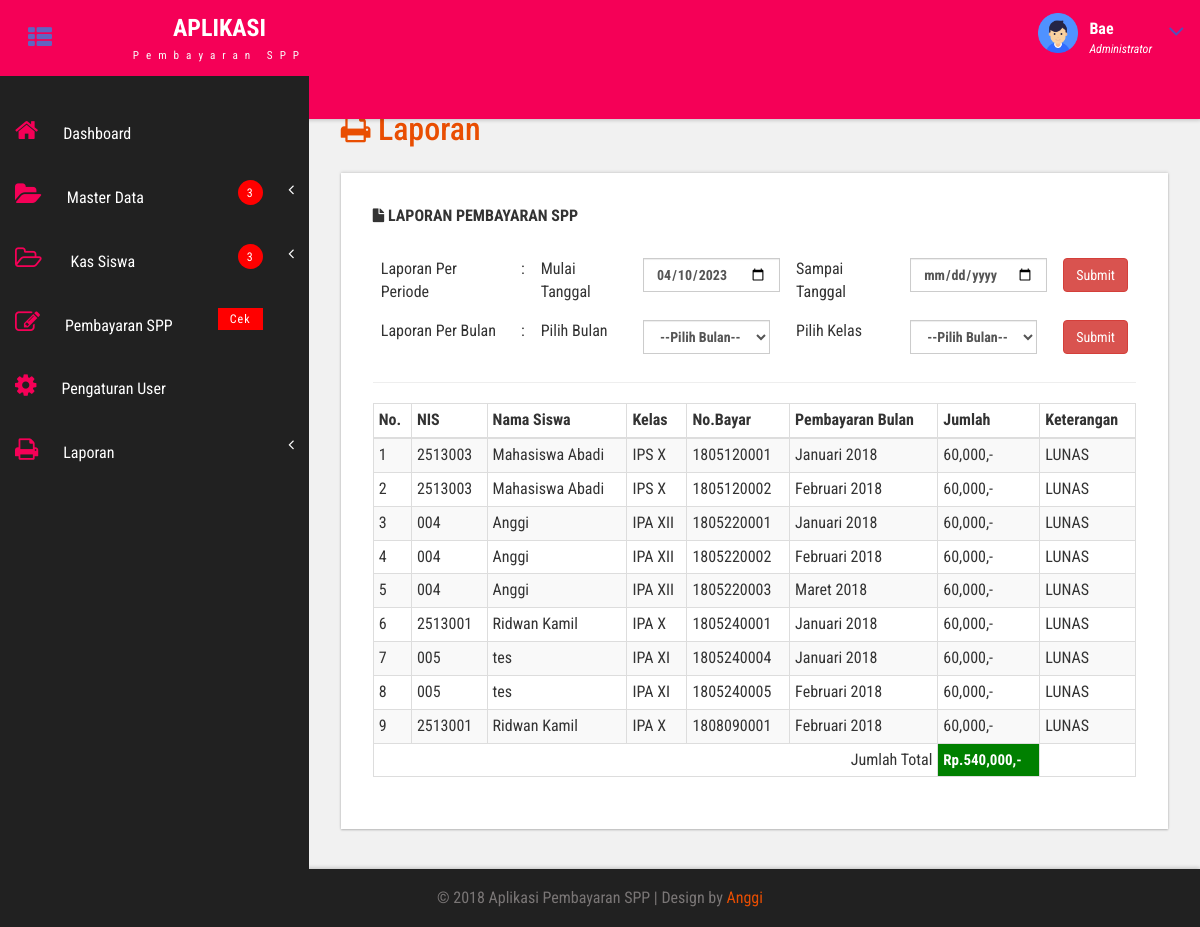
/l_pembayaran.php (signed in), run on the app's committed database.
### tables this page shows
CREATE TABLE `spp` (
  `idspp` int(100) NOT NULL,
  `idsiswa` int(10) DEFAULT NULL,
  `jatuhtempo` date DEFAULT NULL,
  `bulan` varchar(20) DEFAULT NULL,
  `nobayar` varchar(10) DEFAULT NULL,
  `tglbayar` date DEFAULT NULL,
  `jumlah` int(20) DEFAULT NULL,
  `ket` varchar(20) DEFAULT NULL,
  `idadmin` int(5) DEFAULT NULL
);

CREATE TABLE `siswa` (
  `idsiswa` int(10) NOT NULL,
  `nis` varchar(10) DEFAULT NULL,
  `namasiswa` varchar(40) DEFAULT NULL,
  `kelas` varchar(10) DEFAULT NULL,
  `tahunajaran` varchar(10) DEFAULT NULL,
  `biaya` int(20) DEFAULT NULL,
  `foto` varchar(100) NOT NULL
);

### l_pembayaran.php (the view, shortened to what this page needs)
<?php include 'header.php'; ?>
<div id="page-wrapper">
			<div class="main-page">
				<h3 class="title1"> <span class="fa fa-print"></span> Laporan</h3>
				<div class="blank-page widget-shadow scroll" id="style-2 div1">
						<strong><span class="fa fa-file"></span> LAPORAN PEMBAYARAN SPP</strong> <br> <br>
			<table class="table">
  <tr>
    <td>Laporan Per Periode </td>
    <td>:</td>
    <td>Mulai Tanggal </td>
    <td>
      <form id="form1" method="GET" action="pembayaran.php">
      <label>
        <input type="date" class="form-control" name="tgl1" value="<?php echo date ('Y-m-d') ?>" />
        </label>
    </td>
    <td>Sampai Tanggal </td>
    <td>
      <label>
        <input type="date" class="form-control" name="tgl2" value="<?php echo date('Y-m-d'); ?> "/>
        </label>
      </td>
    <td>
      <label>
        <input type="submit" name="Submit" value="Submit" class="btn btn-danger" />
        </label>
    </td>
  </tr>
  <tr>
    <td>Laporan Per Bulan </td>
    <td>:</td>
    <td>Pilih Bulan </td>
    <td><form id="form3" name="form3" method="post" action="">
      <label>
        <select name="select" class="form-control">
        	<option value="">--Pilih Bulan--</option>}
        </select>
        </label>
    </form>    </td>
    <td>Pilih Kelas </td>
    <td><form id="form4" name="form4" method="post" action="">
      <label>
        <select name="select2" class="form-control">
        	<option value="">--Pilih Bulan--</option>}
        </select>
        </label>
    </form>    </td>
    <td><form id="form6" name="form6" method="post" action="">
      <label>
        <input type="submit" name="Submit2" value="Submit" class="btn btn-danger" />
        </label>
    </form>    </td>
  </tr>
</table>
<hr>
<table class="table table-striped table-condensed table-bordered table-responsive">
<thead>
	<tr>
		<th>No.</th>
		<th>NIS</th>
		<th>Nama Siswa</th>
		<th>Kelas</th>
		<th>No.Bayar</th>
		<th>Pembayaran Bulan</th>
		<th>Jumlah</th>
		<th>Keterangan</th>
	</tr>
</thead>
<tbody>
<?php
include 'koneksi.php';
$no=1;
$total=0;
$sql_Bayar = mysqli_query($konek, "SELECT spp.*,siswa.nis,siswa.namasiswa,siswa.kelas
FROM spp INNER JOIN siswa ON spp.idsiswa=siswa.idsiswa WHERE ket='LUNAS' ORDER BY nobayar ASC") or die(mysqli_error($konek)) ;
while ($d = mysqli_fetch_array($sql_Bayar)) {
?>
	<tr>
		<td><?php echo $no++; ?> </td>
		<td><?php echo $d['nis']; ?> </td>
		<td><?php echo $d['namasiswa']; ?> </td>
		<td><?php echo $d['kelas']; ?> </td>
		<td><?php echo $d['nobayar']; ?> </td>
		<td><?php echo $d['bulan']; ?> </td>
		<td>
			<?php echo number_format( $d['jumlah']).",-";?>
			</td>
		<td><?php echo $d['ket']; ?> </td>
	</tr>
	<?php
	$total +=$d['jumlah'];
	}
	 ?>
	 <tr>
	 	<td colspan="6" align="right"> Jumlah Total </td>
	 	<td style="background-color: green; color: white;>"><b style="font-size: 15px;">
	 		<?php echo "Rp.".number_format( $total).",-"; ?>
	 	</b></td>
	 	<td></td>
	 </tr>
</tbody>
</table>
</div>
</div>
</div>
<?php include 'footer.php'; ?>

### header.php (shortened to what this page needs)
<?php
include "koneksi.php";
?>
<!DOCTYPE HTML>
<html>
<head>
<link href="css/bootstrap.css" rel='stylesheet' type='text/css' />
<link href="css/style.css" rel='stylesheet' type='text/css' />
<link href="css/font-awesome.css" rel="stylesheet">
	<link rel="stylesheet" type="text/css" href="assets/DataTables/media/css/jquery.dataTables.css">
	<link rel="stylesheet" type="text/css" href="assets/DataTables/media/css/dataTables.bootstrap.css">
<link href="css/animate.css" rel="stylesheet" type="text/css" media="all">
<link href="css/custom.css" rel="stylesheet">
</head>
<body class="cbp-spmenu-push">
	<div class="main-content">
		<div class="sidebar" role="navigation">
            <div class="navbar-collapse">
				<nav class="cbp-spmenu cbp-spmenu-vertical cbp-spmenu-left" id="cbp-spmenu-s1">
					<ul class="nav" id="side-menu">
						<li>
							<a href="admin.php"><i class="fa fa-home nav_icon" style="font-size: 25px;color: #f50057;"></i>Dashboard</a>
						</li>
						<li>
							<a href="#"><i class="fa fa-folder-open nav_icon" style="font-size: 25px;color: #f50057;"></i>Master Data <span class="nav-badge" style="background-color: red;">3</span> <span class="fa arrow"></span></a>
						</li>
						<li>
							<a href="#"><i class="fa fa-folder-open-o nav_icon" style="font-size: 25px;color: #f50057;"></i> Kas Siswa <span class="nav-badge" style="background-color: red;">3</span> <span class="fa arrow"></span></a>
						</li>
						<li>
							<a href="transaksi.php"><i class="fa fa-edit nav_icon" style="font-size: 25px;color: #f50057;"></i>Pembayaran SPP <span class="nav-badge-btm" style="background-color: red;">Cek</span></a>
						</li>
						<li>
							<a href="data_admin.php"><i class="fa fa-gear nav_icon" style="font-size: 25px;color: #f50057;"></i>Pengaturan User </a>
						</li>
						<li>
							<a href="#"><i class="fa fa-print nav_icon" style="font-size: 25px;color: #f50057;"></i>Laporan <span class="fa arrow"></span></a>
						</li>
					</ul>
				</nav>
			</div>
		</div>
		<div class="sticky-header header-section" style="background-color:#f50057;">
			<div class="header-left">
				<button id="showLeftPush"><i class="fa fa-th-list"></i></button>
				<div class="logo" style="background-color: #f50057;">
					<a href="admin.php">
						<h1>APLIKASI</h1>
						<span>Pembayaran SPP</span>
					</a>
				</div>
				<div class="search-box">
					<b style="color: white;">SMAN 1 LEMBAH MELINTAG</b>
				</div>
			</div>
			<div class="header-right">
							<?php
if (@$_SESSION['login']) {
$sesi = @$_SESSION['id'];
}
$sql = mysqli_query($konek,"select * from admin where idadmin = '$sesi'") or die(mysqli_error($konek));
$data = mysqli_fetch_array($sql);
?>
				<div class="profile_details">
					<ul>
						<li class="dropdown profile_details_drop">
							<a href="#" class="dropdown-toggle" data-toggle="dropdown" aria-expanded="false">
								<div class="profile_img">
									<span class="prfil-img"> <img src="images/<?php echo $data['foto']; ?>" width="40"> </span>
									<div class="user-name">
										<p style="color: white;"><?php echo $data['namalengkap']; ?></p>
										<span style="color: white;">Administrator</span>
									</div>
									<i class="fa fa-angle-down lnr"></i>
									<div class="clearfix"></div>
								</div>
							</a>
						</li>
					</ul>
				</div>
				<div class="clearfix"> </div>
			</div>
			<div class="clearfix"> </div>
		</div>

### css/style.css (style rules this page uses)
h4, h5, h6, h1, h2, h3 { margin: 0; }
ul, ol { margin: 0; }
p { margin: 0; }
html, body { font-family: 'Roboto Condensed', sans-serif; font-size: 100%; overflow-x: hidden; background: #fff; }
body a { transition: 0.5s all ease; -webkit-transition: 0.5s all ease; -moz-transition: 0.5s all ease; -o-transition: 0.5s all ease; -ms-transition: 0.5s all ease; text-decoration:none; }
h1,h2,h3,h4,h5,h6 { margin:0; }
p { margin:0; }
ul,label { margin:0; padding:0; }
.main-content { position: relative; }
.sticky-header { position: fixed; top: 0; left:0px; width: 100%; z-index: 100; }
.header-section { background:#FFF; box-shadow: 1px 1px 4px rgba(0, 0, 0, 0.21); -webkit-box-shadow: 1px 1px 4px rgba(0, 0, 0, 0.21); -moz-box-shadow: 1px 1px 4px rgba(0, 0, 0, 0.21); -o-box-shadow: 1px 1px 4px rgba(0, 0, 0, 0.21); }
.header-section::after { clear: both; display: block; content: ''; }
.header-left { float: left; width: 45%; }
.header-right { float: right; }
button#showLeftPush { font-size: 1.5em; width: 80px; padding: 0.87em 0; text-align: center; cursor: pointer; float: left; color: #21212; -moz-transition: all 0.2s ease-out 0s; -webkit-transition: all 0.2s ease-out 0s; transition: all 0.2s ease-out 0s; border: none; background-color: #f50057 ; outline:none; }
.cbp-spmenu { position: fixed; }
.cbp-spmenu-vertical { width: 309px; height: 100%; top: 76px; z-index: 1000; background-color:#212121; padding: 2em 0; }
.cbp-spmenu-left { left: 0; }
.cbp-spmenu-push { overflow-x: hidden; position: relative; }
.cbp-spmenu, .cbp-spmenu-push { -webkit-transition: all 0.3s ease; -moz-transition: all 0.3s ease; transition: all 0.3s ease; }
.cbp-spmenu-push div#page-wrapper { margin: 0 0 0 19.3em; transition:.5s all; -webkit-transition:.5s all; -moz-transition:.5s all; }
.sidebar ul li { margin-bottom: 1em; }
.sidebar ul li a { color: #FFFFFF; font-size: 1em; }
.sidebar .arrow { float: right; }
i.nav_icon { margin-right: 1em; font-size: 1.1em; }
.fa { display: inline-block; font-family: FontAwesome; font-style: normal; font-weight: normal; line-height: 1; -webkit-font-smoothing: antialiased; -moz-osx-font-smoothing: grayscale; }
span.nav-badge { font-size: 12px; color: #FFFFFF; background: rgba(255, 255, 255, 0.32); width: 25px; height: 25px; border-radius: 68%; -webkit-border-radius: 68%; -moz-border-radius: 68%; -o-border-radius: 68%; position: absolute; top: 18%; right: 15%; line-height: 26px; letter-spacing: 1px; text-align: center; }
span.nav-badge-btm { font-size: 12px; color: #FFF; background: #F2B33F; position: absolute; top: 18%; right: 15%; line-height: 22px; letter-spacing: 1px; text-align: center; padding: 0em 1em; }
.logo { background: #7cb342; text-align: center; float: left; }
.logo a { padding: 0.9em 3.3em .7em; display: block; text-decoration: none; }
.logo a h1 { color: #fff; font-size: 1.5em; line-height: 1.2em; font-weight: 700; }
.logo a span { color: #F8F8F8; font-size: .7em; text-align: center; letter-spacing: 7px; }
.search-box { float: left; width: 34%; margin: 1.2em 0 0 3em; position: relative; z-index: 1; display: inline-block; }
.profile_details { float: right; }
.profile_details_drop a.dropdown-toggle { display:block; padding: 0.8em 3em 0 2em; }
.profile_img span.prfil-img { float:left; }
.user-name { float:left; margin-top:8px; margin-left:11px; height:35px; }
.profile_details ul li { list-style-type:none; position:relative; }
.profile_details li a i.fa.lnr { position: absolute; top: 34%; right: 8%; color: #4F52BA; font-size: 1.6em; }
.user-name p { font-size:1em; color:#DD6777; line-height:1em; font-weight:700; }
.user-name span { font-size: .75em; font-style: italic; color: #424f63; font-weight: normal; margin-top: .3em; }
.widget-shadow { background-color: #fff; box-shadow: 0 -1px 3px rgba(0,0,0,.12),0 1px 2px rgba(0,0,0,.24); -webkit-box-shadow: 0 -1px 3px rgba(0,0,0,.12),0 1px 2px rgba(0,0,0,.24); -moz-box-shadow: 0 -1px 3px rgba(0,0,0,.12),0 1px 2px rgba(0,0,0,.24); }
h3.title1 { font-size: 2em; color: #e94e02; margin-bottom: 0.8em; }
.table > thead > tr > th, .table > tbody > tr > th, .table > tfoot > tr > th, .table > thead > tr > td, .table > tbody > tr > td, .table > tfoot > tr > td { border-top: none; }
.form-control { border-radius: inherit; }
.blank-page { padding: 2em; }

### css/custom.css (style rules this page uses)
#page-wrapper { padding:7em 2em 2.5em; background-color: #F1F1F1; }
.sidebar .arrow { float: right; }
.sidebar .fa.arrow:before { content: "\f104"; }

### data on the page
spp: idsiswa.nis "2513003", idsiswa.namasiswa "Mahasiswa Abadi", idsiswa.kelas "IPS X", nobayar "1805120001", bulan "Januari 2018", jumlah "60,000", ket "LUNAS"
spp: idsiswa.nis "2513003", idsiswa.namasiswa "Mahasiswa Abadi", idsiswa.kelas "IPS X", nobayar "1805120002", bulan "Februari 2018", jumlah "60,000", ket "LUNAS"
spp: idsiswa.nis "004", idsiswa.namasiswa "Anggi", idsiswa.kelas "IPA XII", nobayar "1805220001", bulan "Januari 2018", jumlah "60,000", ket "LUNAS"
spp: idsiswa.nis "004", idsiswa.namasiswa "Anggi", idsiswa.kelas "IPA XII", nobayar "1805220002", bulan "Februari 2018", jumlah "60,000", ket "LUNAS"
spp: idsiswa.nis "004", idsiswa.namasiswa "Anggi", idsiswa.kelas "IPA XII", nobayar "1805220003", bulan "Maret 2018", jumlah "60,000", ket "LUNAS"
spp: idsiswa.nis "2513001", idsiswa.namasiswa "Ridwan Kamil", idsiswa.kelas "IPA X", nobayar "1805240001", bulan "Januari 2018", jumlah "60,000", ket "LUNAS"
spp: idsiswa.nis "005", idsiswa.namasiswa "tes", idsiswa.kelas "IPA XI", nobayar "1805240004", bulan "Januari 2018", jumlah "60,000", ket "LUNAS"
spp: idsiswa.nis "005", idsiswa.namasiswa "tes", idsiswa.kelas "IPA XI", nobayar "1805240005", bulan "Februari 2018", jumlah "60,000", ket "LUNAS"
spp: idsiswa.nis "2513001", idsiswa.namasiswa "Ridwan Kamil", idsiswa.kelas "IPA X", nobayar "1808090001", bulan "Februari 2018", jumlah "60,000", ket "LUNAS"

### other printed values
$data['namalengkap'] "Bae"
$total "540,000"
